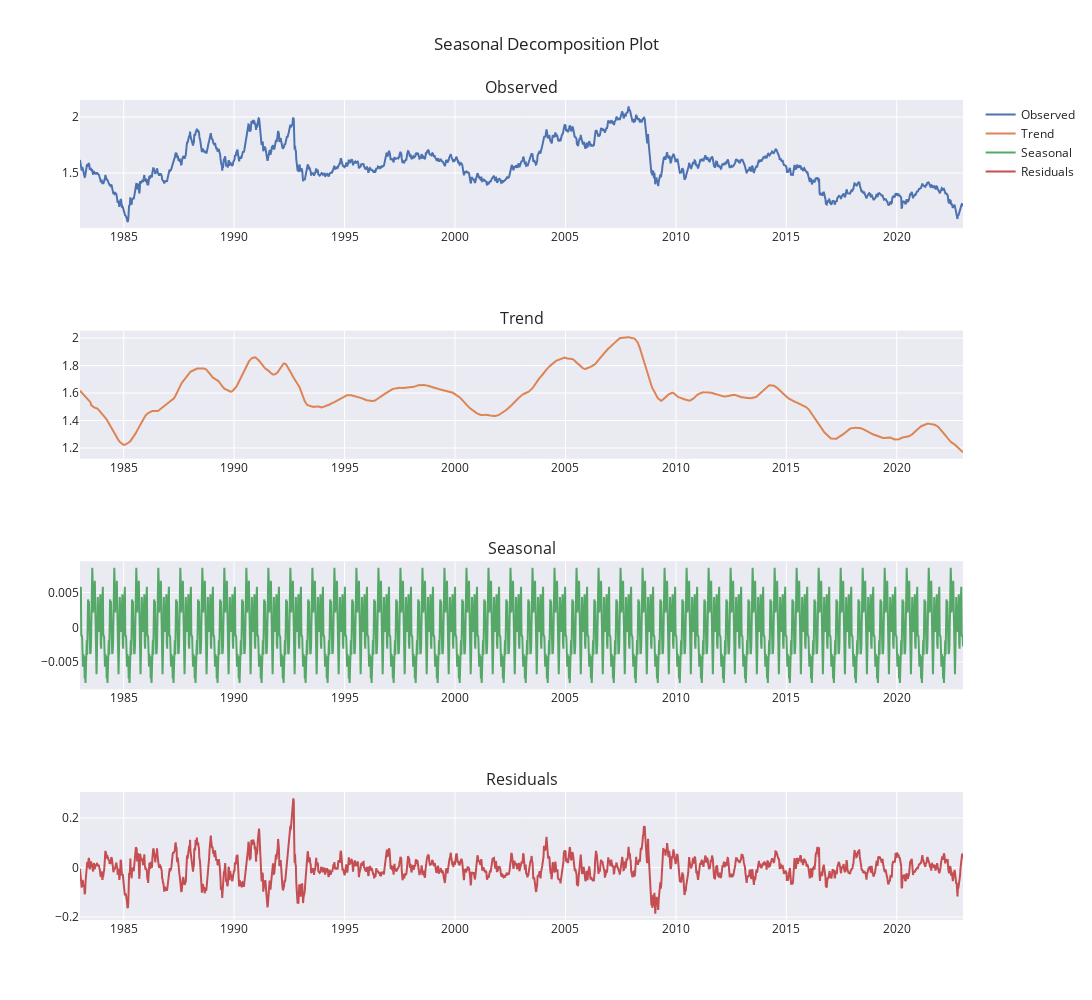

This figure's notebook cell:
### Code cell
# Calculate seasonal decomposition on the DEXUSUK time series
from statsmodels.tsa.seasonal import seasonal_decompose

# decomp = seasonal_decompose(df)
decomp = seasonal_decompose(df.resample('W').mean(), extrapolate_trend='freq')

# Show decomposition plots
from plotly.subplots import make_subplots

fig = make_subplots(rows=4, cols=1, subplot_titles=['Observed', 'Trend', 'Seasonal', 'Residuals'])

fig.add_trace(go.Scatter(x=decomp.observed.index, y=decomp.observed.values, name='Observed'), row=1, col=1)
fig.add_trace(go.Scatter(x=decomp.trend.index, y=decomp.trend.values, name='Trend'), row=2, col=1)
fig.add_trace(go.Scatter(x=decomp.seasonal.index, y=decomp.seasonal.values, name='Seasonal'), row=3, col=1)
fig.add_trace(go.Scatter(x=decomp.resid.index, y=decomp.resid.values, name='Residuals'), row=4, col=1)

fig.update_layout(width=1800, height=1000, title='Seasonal Decomposition Plot', template='seaborn')

fig.show()

### Figure 1 — Plotly figure (JSON) as saved in the notebook; plotly's stock layout.template omitted (floating-point values rounded to 4 significant figures; data arrays with more than 128 entries replaced by an {"elided": "..."} marker saying what was removed)
{"data": [{"name": "Observed", "type": "scatter", "x": {"elided": "2087 str values"}, "xaxis": "x", "y": {"elided": "2087 float values"}, "yaxis": "y"}, {"name": "Trend", "type": "scatter", "x": {"elided": "2087 str values"}, "xaxis": "x2", "y": {"elided": "2087 float values"}, "yaxis": "y2"}, {"name": "Seasonal", "type": "scatter", "x": {"elided": "2087 str values"}, "xaxis": "x3", "y": {"elided": "2087 float values"}, "yaxis": "y3"}, {"name": "Residuals", "type": "scatter", "x": {"elided": "2087 str values"}, "xaxis": "x4", "y": {"elided": "2087 float values"}, "yaxis": "y4"}], "layout": {"annotations": [{"font": {"size": 16}, "showarrow": false, "text": "Observed", "x": 0.5, "xanchor": "center", "xref": "paper", "y": 1, "yanchor": "bottom", "yref": "paper"}, {"font": {"size": 16}, "showarrow": false, "text": "Trend", "x": 0.5, "xanchor": "center", "xref": "paper", "y": 0.7188, "yanchor": "bottom", "yref": "paper"}, {"font": {"size": 16}, "showarrow": false, "text": "Seasonal", "x": 0.5, "xanchor": "center", "xref": "paper", "y": 0.4375, "yanchor": "bottom", "yref": "paper"}, {"font": {"size": 16}, "showarrow": false, "text": "Residuals", "x": 0.5, "xanchor": "center", "xref": "paper", "y": 0.1562, "yanchor": "bottom", "yref": "paper"}], "height": 1000, "title": {"text": "Seasonal Decomposition Plot"}, "width": 1800, "xaxis": {"anchor": "y", "domain": [0, 1]}, "xaxis2": {"anchor": "y2", "domain": [0, 1]}, "xaxis3": {"anchor": "y3", "domain": [0, 1]}, "xaxis4": {"anchor": "y4", "domain": [0, 1]}, "yaxis": {"anchor": "x", "domain": [0.8438, 1]}, "yaxis2": {"anchor": "x2", "domain": [0.5625, 0.7188]}, "yaxis3": {"anchor": "x3", "domain": [0.2812, 0.4375]}, "yaxis4": {"anchor": "x4", "domain": [0, 0.1562]}}}
